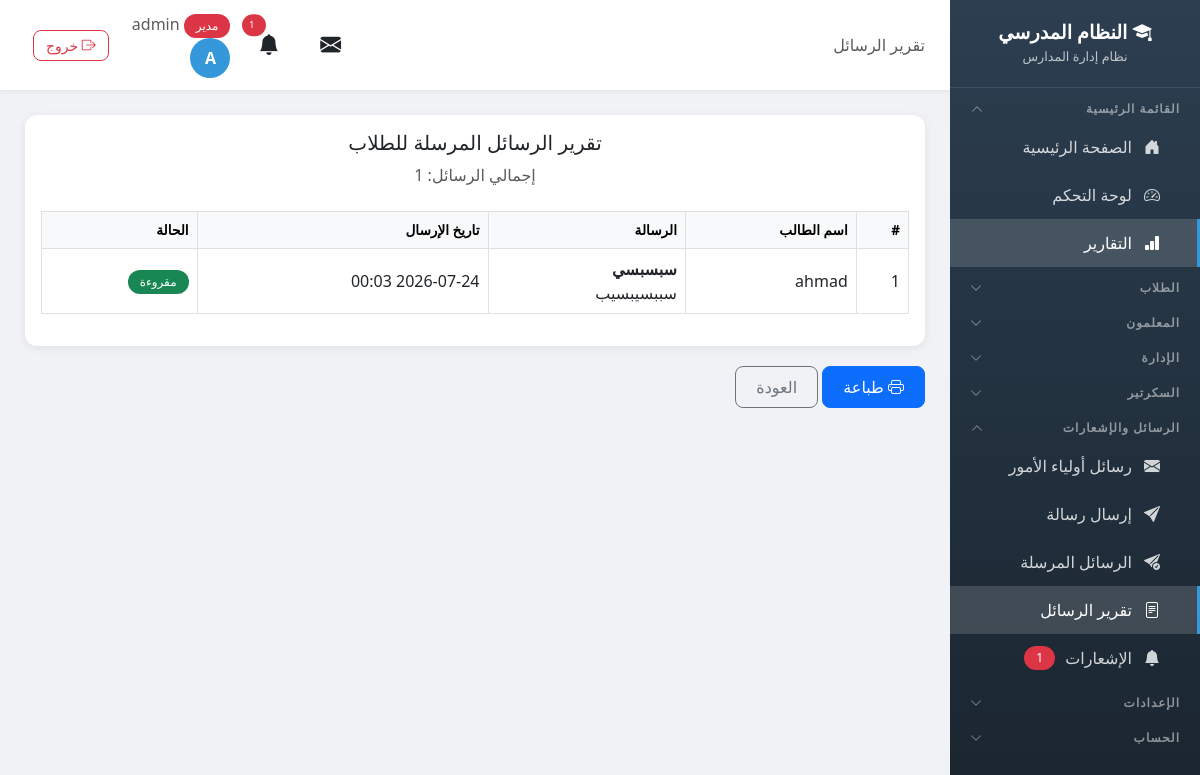
/messages/report/ (signed in), run on the app's committed database.
### school/models.py (models this page shows, shortened)
class Profile(models.Model):
    ROLE_CHOICES = [
        ('admin', 'مدير'),
        ('vice_principal', 'نائب مدير'),
        ('secretary', 'سكرتير'),
        ('teacher', 'معلم'),
        ('student', 'طالب'),
    ]
    user = models.OneToOneField(User, on_delete=models.CASCADE, related_name='profile')
    role = models.CharField('الدور', max_length=20, choices=ROLE_CHOICES, default='student')
    phone = models.CharField('رقم الهاتف', max_length=20, blank=True)

class Message(models.Model):
    sender = models.ForeignKey(User, on_delete=models.SET_NULL, null=True, blank=True, related_name='sent_messages', verbose_name='المرسل')
    recipient = models.ForeignKey(User, on_delete=models.SET_NULL, null=True, blank=True, related_name='received_messages', verbose_name='المستلم')
    subject = models.CharField('الموضوع', max_length=200)
    content = models.TextField('المحتوى')
    is_read = models.BooleanField('مقروء', default=False)
    parent_name = models.CharField('اسم ولي الأمر', max_length=200, blank=True, help_text='يستخدم عند إرسال ولي الأمر')
    parent_phone = models.CharField('هاتف ولي الأمر', max_length=20, blank=True)
    created_at = models.DateTimeField('تاريخ الإرسال', auto_now_add=True)
    class Meta:
        verbose_name = 'رسالة'
        verbose_name_plural = 'الرسائل'
        ordering = ['-created_at']

### school/views.py (the view)
# urls.py: path('messages/report/', views.messages_report, name='messages_report'),
@login_required
def messages_report(request):
    if not has_perm(request.user, 'messages', 'view'):
        messages.error(request, 'ليس لديك صلاحية')
        return redirect('dashboard')
    msgs = Message.objects.filter(recipient__profile__role='student').select_related('sender', 'recipient').order_by('-created_at')
    info = SchoolInfo.objects.first()
    return render(request, 'school/messages_report.html', {
        'messages_qs': msgs,
        'info': info,
    })

### school/models.py (called while the page is built, shortened)
def has_perm(user, module, action):
    if user.profile.role == 'admin':
        return True

### school/services.py (called while the page is built, shortened)
def send_visit_reminders():
    try:
        tomorrow = date.today() + timedelta(days=1)
        due = VisitProgram.objects.filter(visit_date=tomorrow, reminder_sent=False).select_related('teacher')
        if not due.exists():
            return
    except Exception as e:
        logger.error(f'خطأ في إرسال تذكيرات الزيارات: {e}')

### templates/school/messages_report.html (shortened to what this page needs)
{% extends 'school/base.html' %}
{% load static %}
{% block page_heading %}تقرير الرسائل{% endblock %}
{% block content %}
<div class="card" id="reportCard">
    <div class="card-body">
        <div class="text-center mb-4">
            <h5>تقرير الرسائل المرسلة للطلاب</h5>
            <p class="text-muted">إجمالي الرسائل: {{ messages_qs|length }}</p>
        </div>
        {% if messages_qs %}
        <div class="table-responsive">
            <table class="table table-bordered table-hover">
                <thead class="table-light">
                    <tr>
                        <th>#</th>
                        <th>اسم الطالب</th>
                        <th>الرسالة</th>
                        <th>تاريخ الإرسال</th>
                        <th>الحالة</th>
                    </tr>
                </thead>
                <tbody>
                    {% for m in messages_qs %}
                    <tr class="{% if not m.is_read %}unread{% endif %}">
                        <td>{{ forloop.counter }}</td>
                        <td>
                            {% if m.recipient %}
                            {{ m.recipient.first_name|default:m.recipient.username }}
                            {% else %}
                            ---
                            {% endif %}
                        </td>
                        <td>
                            <strong>{{ m.subject }}</strong><br>
                            {{ m.content|truncatechars:120 }}
                        </td>
                        <td>{{ m.created_at|date:'Y-m-d H:i' }}</td>
                        <td>
                            {% if m.is_read %}
                            <span class="badge bg-success">مقروءة</span>
                            {% else %}
                            <span class="badge bg-danger">غير مقروءة</span>
                            {% endif %}
                        </td>
                    </tr>
                    {% endfor %}
                </tbody>
            </table>
        </div>
        {% else %}
        <p class="text-muted text-center">لا توجد رسائل مرسلة للطلاب</p>
        {% endif %}
    </div>
</div>
<div class="mt-3 no-print">
    <button class="btn btn-primary" onclick="window.print()"><i class="bi bi-printer"></i> طباعة</button>
    <a href="{% url 'send_message' %}" class="btn btn-outline-secondary">العودة</a>
</div>
{% endblock %}

### templates/school/base.html (shortened to what this page needs)
<!DOCTYPE html>
<html lang="ar" dir="rtl">
<head>
    <link href="https://cdn.jsdelivr.net/npm/bootstrap@5.3.0/dist/css/bootstrap.min.css" rel="stylesheet">
    <link href="https://cdn.jsdelivr.net/npm/bootstrap@5.3.0/dist/css/bootstrap.rtl.min.css" rel="stylesheet">
    <link rel="stylesheet" href="https://cdn.jsdelivr.net/npm/bootstrap-icons@1.11.0/font/bootstrap-icons.css">
    <link href="https://cdn.jsdelivr.net/npm/select2@4.1.0-rc.0/dist/css/select2.min.css" rel="stylesheet" />
    <link href="https://cdn.jsdelivr.net/npm/select2-bootstrap-5-theme@1.3.0/dist/select2-bootstrap-5-theme.rtl.min.css" rel="stylesheet" />
    <link rel="stylesheet" href="https://unpkg.com/leaflet@1.9.4/dist/leaflet.css" />
</head>
<body>
    {% if user.is_authenticated %}
    <div class="sidebar" id="sidebar">
        <div class="brand">
            <h4><i class="bi bi-mortarboard-fill"></i> النظام المدرسي</h4>
            <small>نظام إدارة المدارس</small>
        </div>
        {% if user.is_authenticated %}
        <button class="nav-section nav-toggle" type="button" data-target="collapse-main" aria-expanded="false">
            <span>القائمة الرئيسية</span><i class="bi bi-chevron-down"></i>
        </button>
        <div class="nav-collapse" id="collapse-main">
        <a href="{% url 'home' %}" class="nav-link {% if request.resolver_match.url_name == 'home' %}active{% endif %}">
            <i class="bi bi-house-door-fill"></i> الصفحة الرئيسية
        </a>
        <a href="{% url 'dashboard' %}" class="nav-link {% if request.resolver_match.url_name == 'dashboard' %}active{% endif %}">
            <i class="bi bi-speedometer2"></i> لوحة التحكم
        </a>
        {% if 'reports_view' in user_perms %}
        <a href="{% url 'reports' %}" class="nav-link {% if request.resolver_match.url_name == 'reports' or 'report' in request.resolver_match.url_name %}active{% endif %}">
            <i class="bi bi-bar-chart-fill"></i> التقارير
        </a>
        {% endif %}
        </div>
        {% if 'students_view' in user_perms or 'students_add' in user_perms or 'notes_view' in user_perms or 'levels_view' in user_perms %}
        <button class="nav-section nav-toggle" type="button" data-target="collapse-students" aria-expanded="false">
            <span>الطلاب</span><i class="bi bi-chevron-down"></i>
        </button>
        {% endif %}
        {% if 'teachers_view' in user_perms or 'teachers_add' in user_perms or 'nominations_view' in user_perms or 'guardians_view' in user_perms %}
        <button class="nav-section nav-toggle" type="button" data-target="collapse-teachers" aria-expanded="false">
            <span>المعلمون</span><i class="bi bi-chevron-down"></i>
        </button>
        {% endif %}
        {% if 'classes_view' in user_perms or 'subjects_view' in user_perms or 'announcements_view' in user_perms or 'agenda_view' in user_perms or 'leaves_view' in user_perms or 'lateness_view' in user_perms or 'meetings_view' in user_perms or 'supervisor_visits_view' in user_perms or 'inspection_visits_view' in user_perms or 'visit_program_view' in user_perms or 'absence_view' in user_perms or 'schedule_view' in user_perms or 'certificates_view' in user_perms or 'exams_view' in user_perms or 'survey_view' in user_perms %}
        <button class="nav-section nav-toggle" type="button" data-target="collapse-admin" aria-expanded="false">
            <span>الإدارة</span><i class="bi bi-chevron-down"></i>
        </button>
        {% endif %}
        {% if 'incoming_view' in user_perms or 'outgoing_view' in user_perms %}
        <button class="nav-section nav-toggle" type="button" data-target="collapse-secretary" aria-expanded="false">
            <span>السكرتير</span><i class="bi bi-chevron-down"></i>
        </button>
        {% endif %}
        {% if 'messages_view' in user_perms or 'messages_send' in user_perms %}
        <button class="nav-section nav-toggle" type="button" data-target="collapse-messages" aria-expanded="false">
            <span>الرسائل والإشعارات</span><i class="bi bi-chevron-down"></i>
        </button>
        <div class="nav-collapse" id="collapse-messages">
        {% endif %}
        {% if 'messages_view' in user_perms %}
        <a href="{% url 'message_list' %}" class="nav-link {% if request.resolver_match.url_name == 'message_list' %}active{% endif %}">
            <i class="bi bi-envelope-fill"></i> رسائل أولياء الأمور
        </a>
        {% endif %}
        {% if 'messages_send' in user_perms %}
        <a href="{% url 'send_message' %}" class="nav-link {% if request.resolver_match.url_name == 'send_message' or request.resolver_match.url_name == 'send_message_to' %}active{% endif %}">
            <i class="bi bi-send-fill"></i> إرسال رسالة
        </a>
        <a href="{% url 'sent_messages' %}" class="nav-link {% if request.resolver_match.url_name == 'sent_messages' %}active{% endif %}">
            <i class="bi bi-send-check-fill"></i> الرسائل المرسلة
        </a>
        {% endif %}
        {% if 'messages_view' in user_perms %}
        <a href="{% url 'messages_report' %}" class="nav-link {% if request.resolver_match.url_name == 'messages_report' %}active{% endif %}">
            <i class="bi bi-file-text"></i> تقرير الرسائل
        </a>
        {% endif %}
        <a href="{% url 'notification_list' %}" class="nav-link {% if request.resolver_match.url_name == 'notification_list' %}active{% endif %}">
            <i class="bi bi-bell-fill"></i> الإشعارات
            {% if unread_notifications_count > 0 %}
            <span class="badge bg-danger rounded-pill">{{ unread_notifications_count }}</span>
            {% endif %}
        </a>
        {% if 'messages_view' in user_perms or 'messages_send' in user_perms %}
        </div>
        {% endif %}
        {% if 'settings_accounts' in user_perms or 'settings_whatsapp' in user_perms or 'settings_links' in user_perms or user.profile.role == 'admin' %}
        <button class="nav-section nav-toggle" type="button" data-target="collapse-settings" aria-expanded="false">
            <span>الإعدادات</span><i class="bi bi-chevron-down"></i>
        </button>
        {% endif %}
        <button class="nav-section nav-toggle" type="button" data-target="collapse-account" aria-expanded="false">
            <span>الحساب</span><i class="bi bi-chevron-down"></i>
        </button>
        {% endif %}
    </div>
    <div class="main-content">
        <div class="top-bar">
            <div>
                <span class="d-none d-md-inline text-muted">{% block page_heading %}{% endblock %}</span>
            </div>
            <div class="user-info">
                <div class="dropdown d-inline-block mx-2" id="messageBell">
                    <button class="btn btn-link text-reset position-relative p-1" type="button" data-bs-toggle="dropdown" aria-expanded="false" style="font-size: 1.3rem;">
                        <i class="bi bi-envelope-fill"></i>
                    </button>
                </div>
                <div class="dropdown d-inline-block mx-2" id="notificationBell">
                    <button class="btn btn-link text-reset position-relative p-1" type="button" data-bs-toggle="dropdown" aria-expanded="false" style="font-size: 1.3rem;">
                        <i class="bi bi-bell-fill"></i>
                        {% if unread_notifications_count > 0 %}
                        <span class="position-absolute top-0 start-100 translate-middle badge rounded-pill bg-danger" style="font-size: 0.6rem;">
                            {{ unread_notifications_count }}
                        </span>
                        {% endif %}
                    </button>
                </div>
                <a href="{% url 'my_account' %}" class="text-decoration-none text-reset">
                    <span class="text-muted d-none d-sm-inline">
                        <span class="badge bg-{% if user.profile.role == 'admin' %}danger{% elif user.profile.role == 'teacher' %}success{% else %}info{% endif %}">
                            {{ user.profile.get_role_display }}
                        </span>
                        {{ user.first_name|default:user.username }}
                    </span>
                    <div class="avatar">{{ user.first_name|first|default:user.username|first|upper }}</div>
                </a>
                <a href="{% url 'logout' %}" class="btn btn-sm btn-outline-danger ms-2" title="تسجيل الخروج">
                    <i class="bi bi-box-arrow-right"></i> <span class="d-none d-sm-inline">خروج</span>
                </a>
            </div>
        </div>
        <div class="page-content">
            {% block content %}{% endblock %}
        </div>
    </div>
    {% endif %}
</body>
</html>

### templates/school/base.html (style rules this page uses)
:root { --primary-color: #2c3e50; --secondary-color: #3498db; --accent-color: #e74c3c; --success-color: #27ae60; --warning-color: #f39c12; --info-color: #17a2b8; --sidebar-width: 250px; }
body { font-family: 'Segoe UI', Tahoma, sans-serif; background-color: #f0f2f5; overflow-x: hidden; }
.sidebar { position: fixed; top: 0; right: 0; height: 100vh; width: var(--sidebar-width); background: linear-gradient(180deg, var(--primary-color) 0%, #1a252f 100%); color: #fff; z-index: 1000; transition: all 0.3s ease; overflow-y: auto; }
.sidebar .brand { padding: 20px 15px; text-align: center; border-bottom: 1px solid rgba(255,255,255,0.1); }
.sidebar .brand h4 { margin: 0; font-weight: 700; font-size: 1.2rem; }
.sidebar .brand small { color: rgba(255,255,255,0.7); font-size: 0.8rem; }
.sidebar .nav-link { color: rgba(255,255,255,0.8); padding: 12px 20px; border-right: 3px solid transparent; transition: all 0.2s ease; display: flex; align-items: center; gap: 10px; }
.sidebar .nav-link.active { background: rgba(255,255,255,0.15); color: #fff; border-right-color: var(--secondary-color); }
.sidebar .nav-link i { width: 20px; text-align: center; }
.sidebar .nav-section { padding: 15px 20px 5px; font-size: 0.7rem; text-transform: uppercase; color: rgba(255,255,255,0.4); letter-spacing: 1px; }
.sidebar .nav-toggle { display: flex; justify-content: space-between; align-items: center; width: 100%; background: none; border: none; padding: 12px 20px 5px; cursor: pointer; text-align: right; font-size: 0.75rem; font-weight: 700; letter-spacing: 1px; color: rgba(255,255,255,0.5); transition: color 0.2s ease; }
.sidebar .nav-toggle .bi-chevron-down { transition: transform 0.3s ease; }
.sidebar .nav-toggle.open .bi-chevron-down { transform: rotate(180deg); }
.sidebar .nav-collapse { display: none; }
.sidebar .nav-collapse .nav-link { padding-right: 35px; }
.main-content { margin-right: var(--sidebar-width); min-height: 100vh; transition: all 0.3s ease; }
.top-bar { background: #fff; padding: 12px 25px; box-shadow: 0 2px 4px rgba(0,0,0,0.05); display: flex; justify-content: space-between; align-items: center; position: sticky; top: 0; z-index: 999; }
.top-bar .user-info { display: flex; align-items: center; gap: 15px; }
.top-bar .user-info .avatar { width: 40px; height: 40px; border-radius: 50%; background: var(--secondary-color); color: #fff; display: flex; align-items: center; justify-content: center; font-weight: bold; }
.page-content { padding: 25px; }
.card { border: none; border-radius: 12px; box-shadow: 0 2px 8px rgba(0,0,0,0.08); transition: all 0.3s ease; margin-bottom: 20px; }
.table th { background: #f8f9fa; font-weight: 600; font-size: 0.85rem; }
.table td { vertical-align: middle; }
.btn { border-radius: 8px; font-weight: 500; padding: 8px 20px; }
.btn-sm { padding: 4px 12px; }
.badge { padding: 6px 12px; border-radius: 20px; font-weight: 500; }

### data on the page
Message: recipient.first_name "ahmad", subject "سبسبسي", content "سببسيبسيب", created_at "2026-07-24 00:03", is_read "مقروءة"

### other printed values
{{ unread_notifications_count }} "1"
{{ user.profile.get_role_display }} "مدير"
{{ user.first_name|default:user.username }} "admin"
{{ user.first_name|first|default:user.username|first|upper }} "A"
{{ messages_qs|length }} "1"
